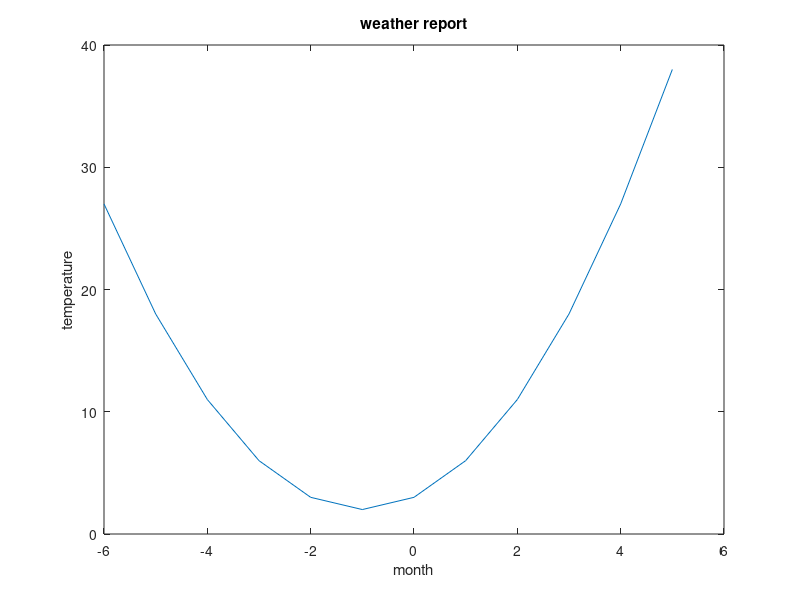

Write the MATLAB code that produced this figure.
function Z=version1.2
    a=1;
    b=2;
    c=3;
    x=-6:1:5;
    y=a.*x.*x+b.*x+c;
    plot (x,y);
    xlabel('month')
    ylabel('temperature')
    title('weather report')
    A=input(['give a number' ...
        '-6:july\n' ...
        '-5:AUG\n' ...
        '-4:SEP\n' ...
        '-3:OCT\n' ...
        '-2:NOV\n' ...
        '-1:DEC\n' ...
        '0:JAN\n' ...
        '1:FEB\n' ...
        '2:MARCH\n' ...
        '3:APR\n' ...
        '4:MAY\n' ...
        '5:JUNE\n']);
    Z=a.*A.*A+b.*A+c;
    fprintf('the temperature  of  that month is %d',Z)
    
end
